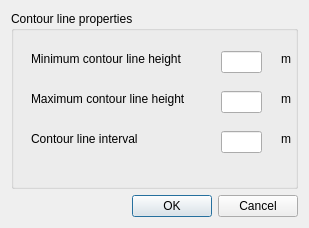
<?xml version="1.0" encoding="UTF-8"?>
<ui version="4.0">
 <class>Dialog</class>
 <widget class="QDialog" name="Dialog">
  <property name="geometry">
   <rect>
    <x>0</x>
    <y>0</y>
    <width>309</width>
    <height>228</height>
   </rect>
  </property>
  <property name="windowTitle">
   <string>Dialog</string>
  </property>
  <layout class="QVBoxLayout" name="verticalLayout">
   <item>
    <widget class="QGroupBox" name="groupBox">
     <property name="title">
      <string>Contour line properties</string>
     </property>
     <widget class="QLabel" name="label">
      <property name="geometry">
       <rect>
        <x>20</x>
        <y>40</y>
        <width>171</width>
        <height>16</height>
       </rect>
      </property>
      <property name="text">
       <string>Minimum contour line height</string>
      </property>
     </widget>
     <widget class="QLineEdit" name="lineEdit">
      <property name="geometry">
       <rect>
        <x>210</x>
        <y>40</y>
        <width>41</width>
        <height>22</height>
       </rect>
      </property>
     </widget>
     <widget class="QLabel" name="label_2">
      <property name="geometry">
       <rect>
        <x>270</x>
        <y>40</y>
        <width>49</width>
        <height>16</height>
       </rect>
      </property>
      <property name="text">
       <string>m</string>
      </property>
     </widget>
     <widget class="QLabel" name="label_3">
      <property name="geometry">
       <rect>
        <x>270</x>
        <y>80</y>
        <width>49</width>
        <height>16</height>
       </rect>
      </property>
      <property name="text">
       <string>m</string>
      </property>
     </widget>
     <widget class="QLineEdit" name="lineEdit_2">
      <property name="geometry">
       <rect>
        <x>210</x>
        <y>80</y>
        <width>41</width>
        <height>22</height>
       </rect>
      </property>
     </widget>
     <widget class="QLabel" name="label_4">
      <property name="geometry">
       <rect>
        <x>20</x>
        <y>80</y>
        <width>171</width>
        <height>16</height>
       </rect>
      </property>
      <property name="text">
       <string>Maximum contour line height</string>
      </property>
     </widget>
     <widget class="QLabel" name="label_5">
      <property name="geometry">
       <rect>
        <x>270</x>
        <y>120</y>
        <width>49</width>
        <height>16</height>
       </rect>
      </property>
      <property name="text">
       <string>m</string>
      </property>
     </widget>
     <widget class="QLineEdit" name="lineEdit_3">
      <property name="geometry">
       <rect>
        <x>210</x>
        <y>120</y>
        <width>41</width>
        <height>22</height>
       </rect>
      </property>
     </widget>
     <widget class="QLabel" name="label_6">
      <property name="geometry">
       <rect>
        <x>20</x>
        <y>120</y>
        <width>171</width>
        <height>16</height>
       </rect>
      </property>
      <property name="text">
       <string>Contour line interval</string>
      </property>
     </widget>
    </widget>
   </item>
   <item>
    <widget class="QDialogButtonBox" name="buttonBox">
     <property name="orientation">
      <enum>Qt::Horizontal</enum>
     </property>
     <property name="standardButtons">
      <set>QDialogButtonBox::Cancel|QDialogButtonBox::Ok</set>
     </property>
    </widget>
   </item>
  </layout>
 </widget>
 <resources/>
 <connections>
  <connection>
   <sender>buttonBox</sender>
   <signal>accepted()</signal>
   <receiver>Dialog</receiver>
   <slot>accept()</slot>
   <hints>
    <hint type="sourcelabel">
     <x>248</x>
     <y>254</y>
    </hint>
    <hint type="destinationlabel">
     <x>157</x>
     <y>274</y>
    </hint>
   </hints>
  </connection>
  <connection>
   <sender>buttonBox</sender>
   <signal>rejected()</signal>
   <receiver>Dialog</receiver>
   <slot>reject()</slot>
   <hints>
    <hint type="sourcelabel">
     <x>316</x>
     <y>260</y>
    </hint>
    <hint type="destinationlabel">
     <x>286</x>
     <y>274</y>
    </hint>
   </hints>
  </connection>
 </connections>
</ui>
